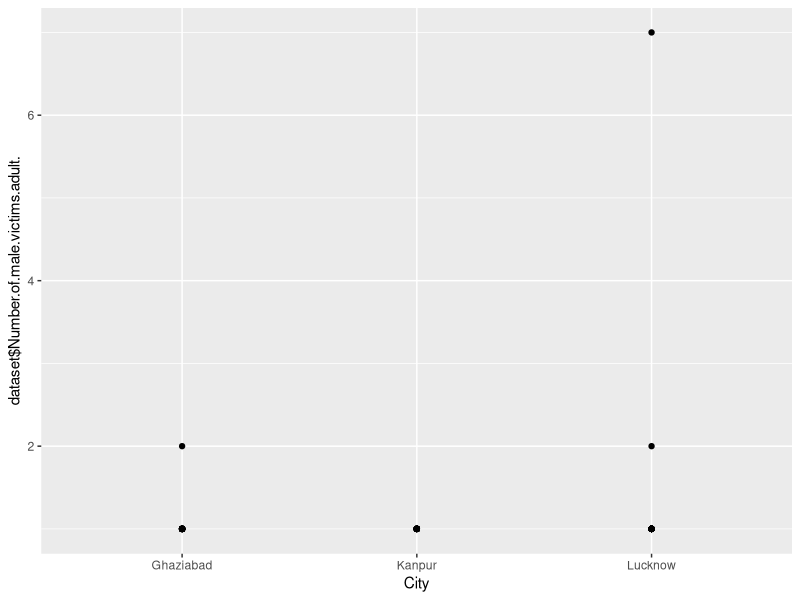
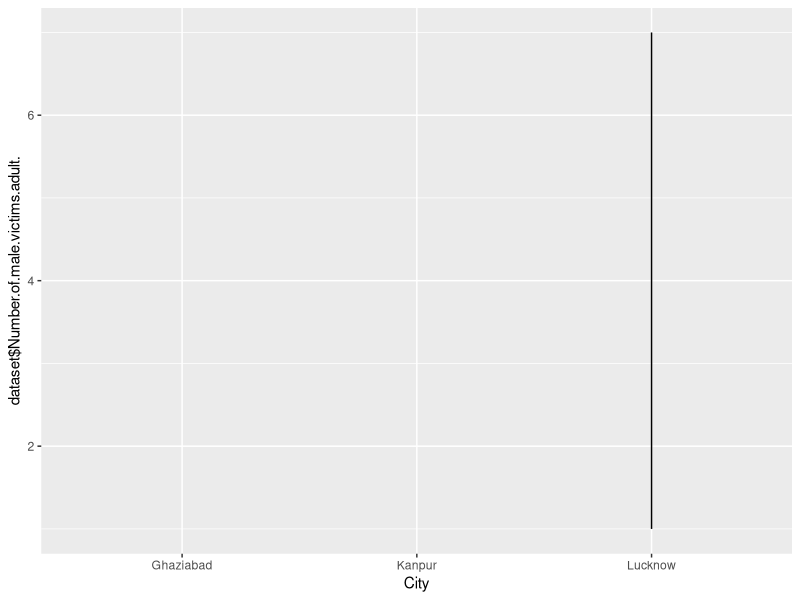
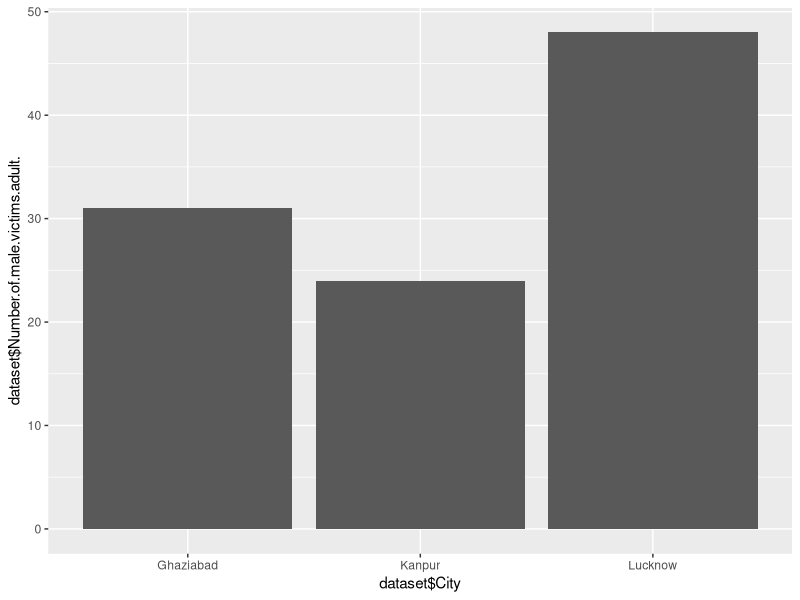
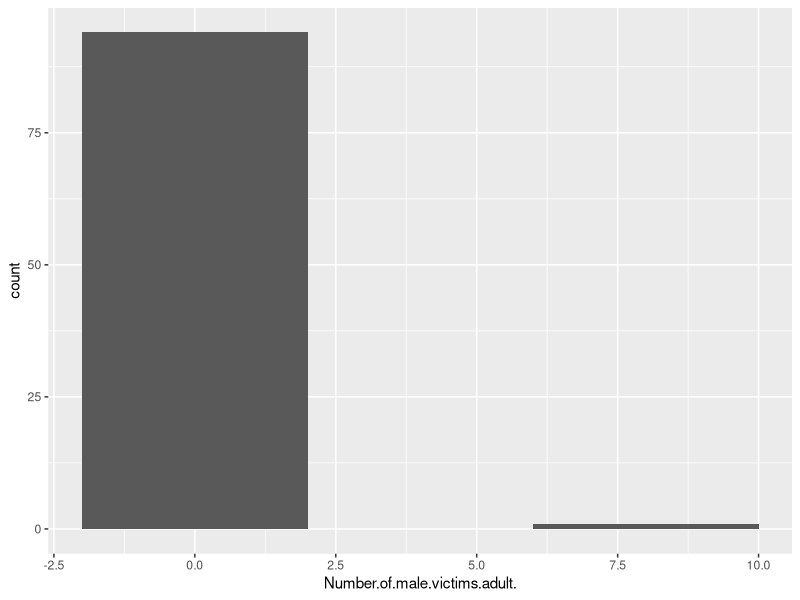
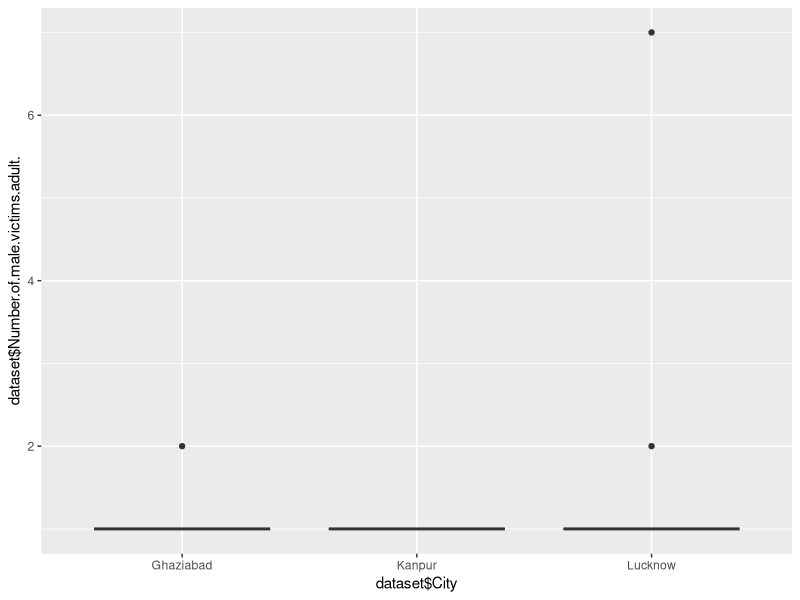
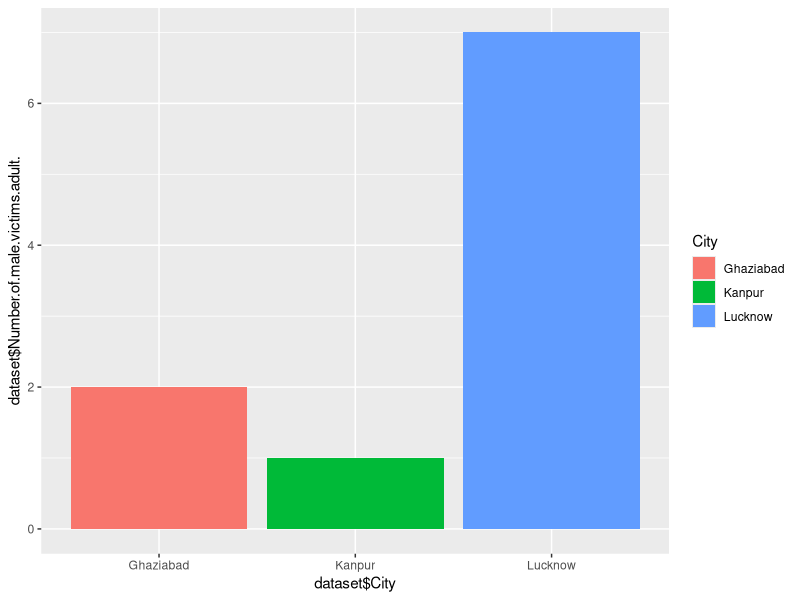
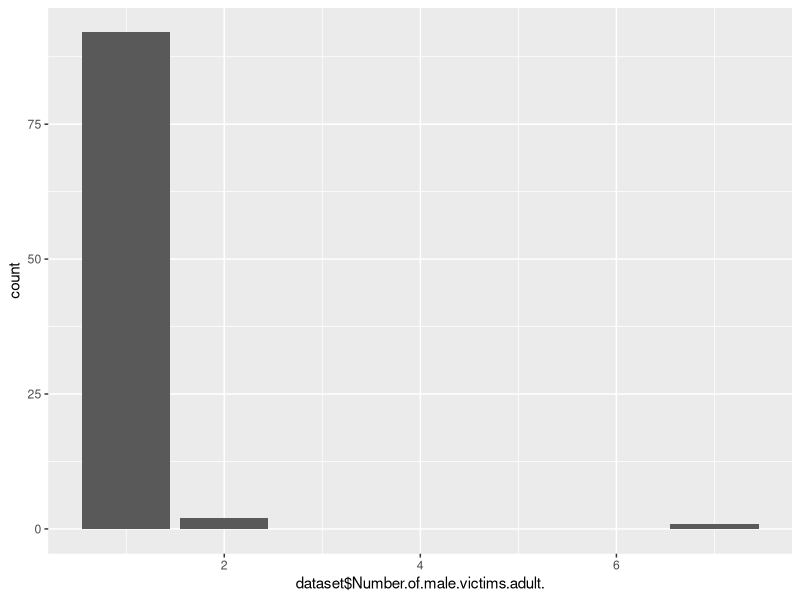
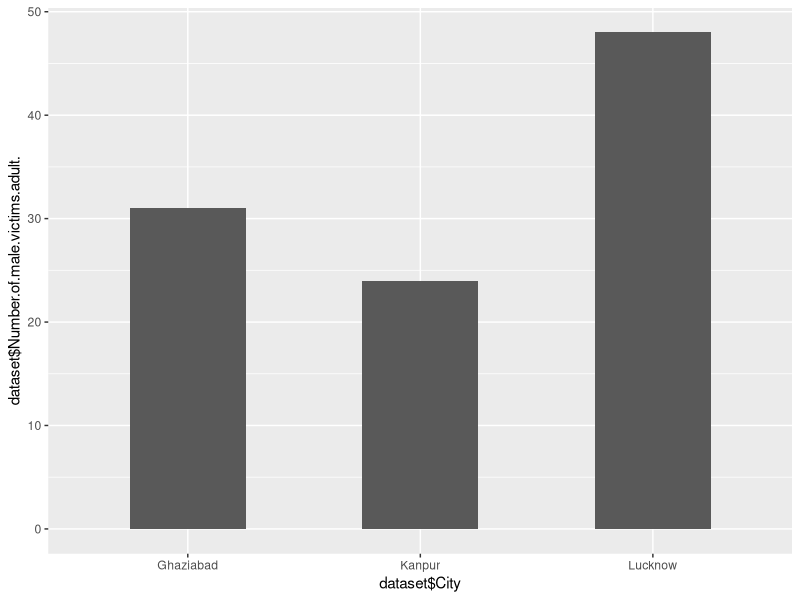

Write the R code that produced these figures, in order.
## ---- chunk 1
dataset <- read.csv("UP-Crime-Data-Year-2019.csv")
## ---- chunk 2
library(ggplot2)

ggplot(dataset, aes(x = City, y = dataset$Number.of.male.victims.adult.)) +
 geom_point()

## ---- chunk 3
ggplot(dataset, aes(x = City, y = dataset$Number.of.male.victims.adult.)) +
 geom_line()
## ---- chunk 4
ggplot(dataset, aes(x = dataset$City, y = dataset$Number.of.male.victims.adult.)) +
 geom_col()
## ---- chunk 5
ggplot(dataset, aes( x = Number.of.male.victims.adult.)) +
  geom_histogram(binwidth = 4)
## ---- chunk 6
ggplot(dataset, aes(x = dataset$City, y = dataset$Number.of.male.victims.adult.)) +
  geom_boxplot()
## ---- chunk 7
ggplot(dataset, aes(x = dataset$City, y = dataset$Number.of.male.victims.adult., fill = City)) +
 geom_col(position = "dodge")
## ---- chunk 8
ggplot(dataset, aes(x = dataset$Number.of.male.victims.adult.)) +
 geom_bar()
## ---- chunk 9
ggplot(dataset, aes(x = dataset$City, y = dataset$Number.of.male.victims.adult.)) +
 geom_col(width = 0.5)
## ---- chunk 10
ggplot(dataset, aes(x = dataset$City, y = dataset$Number.of.male.victims.adult.)) +
 geom_col()
## ---- chunk 11
ggplot(dataset, aes(y = dataset$City, x = dataset$Number.of.male.victims.adult.)) +
 geom_point()
## ---- chunk 12
ggplot(dataset, aes(y = dataset$City, x = dataset$Number.of.male.victims.adult.)) +
 geom_line()
## ---- chunk 13
ggplot(dataset, aes(y = dataset$City, x = dataset$Number.of.male.victims.adult.)) +
 geom_line() +
  geom_point()
## ---- chunk 14
ggplot(dataset, aes(y = dataset$City, x = dataset$Number.of.male.victims.adult.)) +
 geom_line(linetype = "dashed", size = 1, colour = "blue")
## ---- chunk 15
ggplot(dataset, aes(y = dataset$City, x = dataset$Number.of.male.victims.adult.)) +
 geom_area()
## ---- chunk 16
ggplot(dataset, aes(x = dataset$Number.of.male.victims.adult.)) +
 geom_histogram()
## ---- chunk 17
ggplot(dataset, aes(x = dataset$Number.of.male.victims.adult.)) +
 geom_histogram() +
  facet_grid(City ~ .)
## ---- chunk 18
ggplot(dataset, aes(x = dataset$Number.of.male.victims.adult.)) +
 geom_density()
## ---- chunk 19
ggplot(dataset, aes(x = dataset$Number.of.male.victims.adult.)) +
 geom_freqpoly()
## ---- chunk 20
ggplot(dataset, aes(x = dataset$City, y = dataset$Number.of.male.victims.adult.)) +
  geom_violin()
## ---- chunk 21
ggplot(dataset, aes(x = dataset$City, y = dataset$Number.of.male.victims.adult.)) +
  geom_violin() +
  geom_boxplot(width = .1, fill = "black", outlier.colour = NA)
## ---- chunk 22
ggplot(dataset, aes(x = dataset$City, y = dataset$Number.of.male.victims.adult.)) +
  geom_violin(adjust=2)
## ---- chunk 23
ggplot(dataset, aes(x = dataset$City, y = dataset$Number.of.male.victims.adult.)) +
  geom_violin(adjust=.5)
## ---- chunk 24
ggplot(dataset, aes(x = dataset$Number.of.male.victims.adult.)) +
 geom_dotplot()
## ---- chunk 25
ggplot(dataset, aes(x = dataset$Number.of.male.victims.adult.)) +
  geom_boxplot(outlier.colour = NA, width = .4) +
 geom_dotplot()
